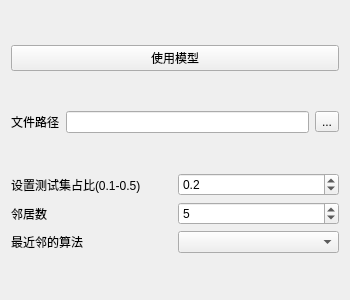
<?xml version="1.0" encoding="UTF-8"?>
<ui version="4.0">
 <class>Form</class>
 <widget class="QWidget" name="Form">
  <property name="geometry">
   <rect>
    <x>0</x>
    <y>0</y>
    <width>350</width>
    <height>300</height>
   </rect>
  </property>
  <property name="windowTitle">
   <string>Form</string>
  </property>
  <layout class="QVBoxLayout" name="verticalLayout" stretch="1,1,3">
   <item>
    <widget class="QPushButton" name="pushButton_2">
     <property name="text">
      <string>使用模型</string>
     </property>
    </widget>
   </item>
   <item>
    <layout class="QHBoxLayout" name="horizontalLayout_2">
     <item>
      <widget class="QLabel" name="label_2">
       <property name="text">
        <string>文件路径</string>
       </property>
      </widget>
     </item>
     <item>
      <widget class="QLineEdit" name="FilePath_lineEdit"/>
     </item>
     <item>
      <widget class="QToolButton" name="toolButton">
       <property name="text">
        <string>...</string>
       </property>
      </widget>
     </item>
    </layout>
   </item>
   <item>
    <layout class="QGridLayout" name="gridLayout">
     <item row="3" column="0">
      <widget class="QLabel" name="label_4">
       <property name="text">
        <string>最近邻的算法</string>
       </property>
      </widget>
     </item>
     <item row="2" column="0">
      <widget class="QLabel" name="label_5">
       <property name="text">
        <string>邻居数</string>
       </property>
      </widget>
     </item>
     <item row="0" column="1">
      <widget class="QDoubleSpinBox" name="doubleSpinBox">
       <property name="decimals">
        <number>1</number>
       </property>
       <property name="minimum">
        <double>0.100000000000000</double>
       </property>
       <property name="maximum">
        <double>0.500000000000000</double>
       </property>
       <property name="singleStep">
        <double>0.100000000000000</double>
       </property>
       <property name="value">
        <double>0.200000000000000</double>
       </property>
      </widget>
     </item>
     <item row="3" column="1">
      <widget class="QComboBox" name="comboBox"/>
     </item>
     <item row="0" column="0">
      <widget class="QLabel" name="label">
       <property name="text">
        <string>设置测试集占比(0.1-0.5)</string>
       </property>
      </widget>
     </item>
     <item row="2" column="1">
      <widget class="QSpinBox" name="N_spinBox">
       <property name="maximum">
        <number>1000</number>
       </property>
       <property name="value">
        <number>5</number>
       </property>
      </widget>
     </item>
    </layout>
   </item>
  </layout>
 </widget>
 <resources/>
 <connections/>
</ui>
